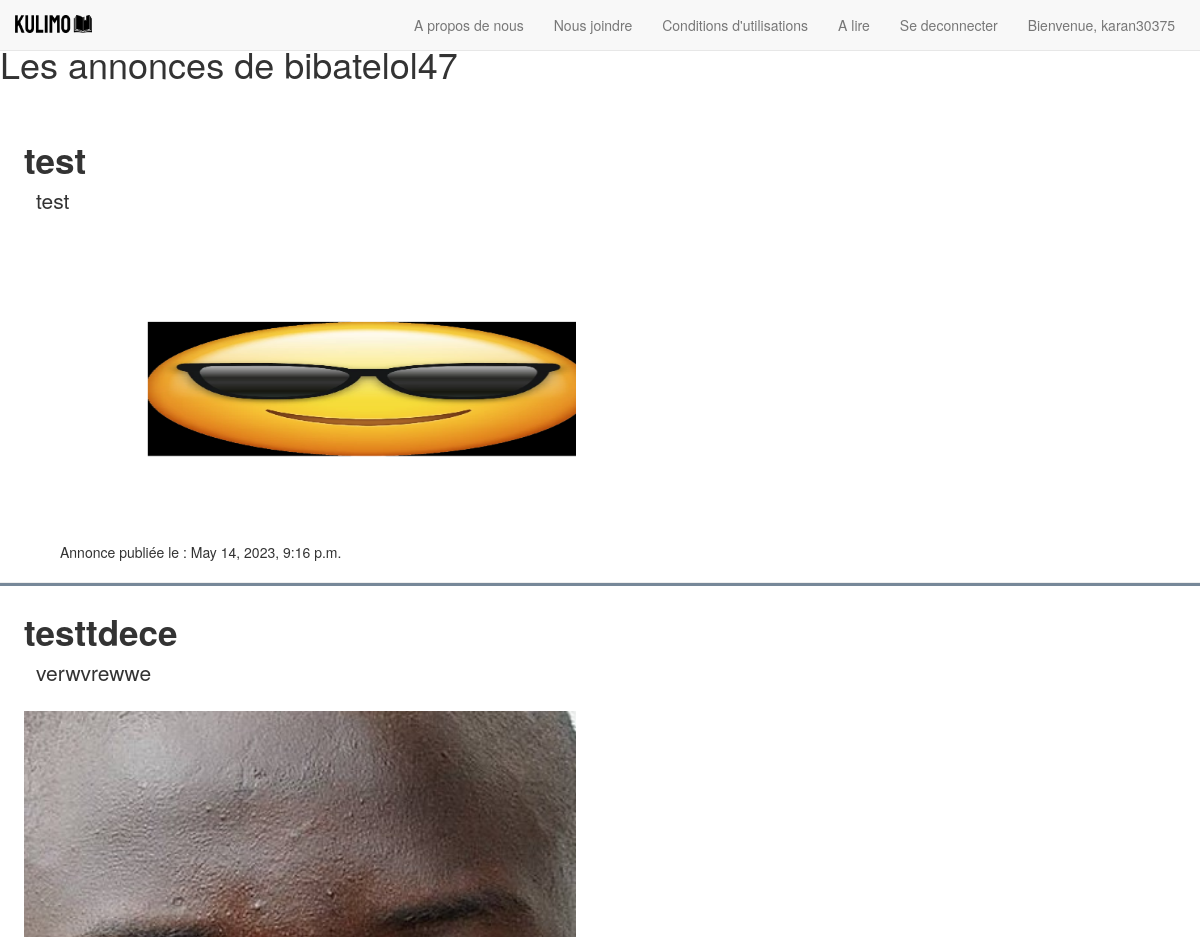
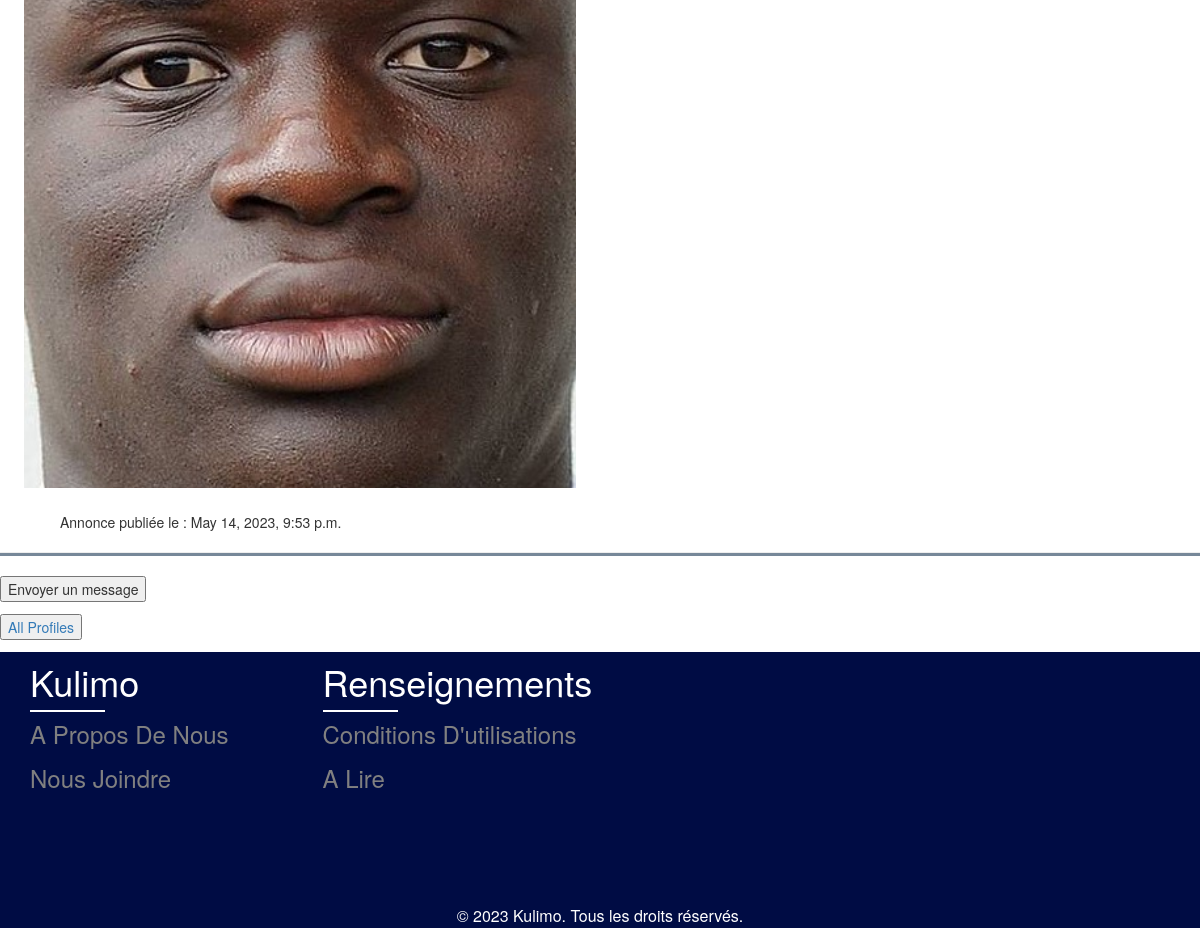
Page /profile/4 (signed in) on the committed database (2 pictures, top to bottom).
### accueil/models.py (models this page shows, shortened)
class Profile(models.Model):
    user = models.OneToOneField(User, on_delete=models.CASCADE)

class UserPost(models.Model):
    user= models.ForeignKey(User, related_name="userposts", on_delete=models.DO_NOTHING)
    title= models.CharField(max_length=100)
    content= models.TextField()
    date_published= models.DateTimeField(auto_now_add=True)
    image= models.ImageField(upload_to='images')
    url= models.SlugField(max_length=500, unique=True, blank=True, editable=False)

### accueil/views.py (the view)
# urls.py: path("profile/<int:pk>", views.profile, name="profile"),
def profile(request, pk):
    profile = Profile.objects.get(pk=pk)
    profile_string = profile.user.username
    username = request.user.username
    roomname = username + profile_string
    return render(request, "profile.html", {"profile": profile, 'username': username, 'roomname': roomname, 'profile_string': profile_string}) # On affiche la template HTML de la page

### accueil/templates/profile.html (shortened to what this page needs)
{% load static %}
<head>
    <link rel="stylesheet" href="https://maxcdn.bootstrapcdn.com/bootstrap/3.4.1/css/bootstrap.min.css">
  </head>
{% include 'navbar.html' %}
{% block content %}
<div class="column">
    <div class="block">
    <h1 class="title is-1" style="padding-top: 2%;">
     Les annonces de {{profile.user.username}}
    </h1>
    <br></br>
    </div>
</div>
<div class="content">
    {% for userpost in profile.user.userposts.all %}
        <div class="box">
            <div class = "col-md-5"></div>
            <div class = "col-md-6"></div>
            <div class = "col-md-1"></div>
            <strong style="font-size: 250% ; padding: 2%;">{{ userpost.title }}</strong>
            <div style="font-size: 150%; padding-left: 3%;">{{ userpost.content }}</div>
            <img style="width: 50%; height: auto; padding: 2%; overflow: hidden; " src="{{ userpost.image.url }}">
            <br>
      <span class="is-small has-text-grey-light" style="padding-left: 5%;" >
               Annonce publiée le : {{ userpost.date_published }}
            </span>
         <hr style="height: 3px; background-color: lightslategray;">
        </div>
    {% endfor %}
</div>
<form id="post-form" method="POST" action="checkview">
    <input type="submit" value="Envoyer un message">
</form>
<div class="block">
<div class="block" style="padding-top: 1%; padding-bottom: 1%;">
  <a href="{% url 'accueil:profile_list' %}">
      <button class="button is-dark is-outlined is-fullwidth">
          All Profiles
      </button>
  </a>
</div>
{% include "master.html" %}
{% endblock content %}

### accueil/templates/navbar.html (shortened to what this page needs)
{% load static %}
{% load crispy_forms_tags %}
<!DOCTYPE html>
<html lang="en">
<head>
  <link rel="stylesheet" href="{% static './css/style.css' %}">
</head>
<body>
    <nav class="navbar navbar-default navbar-fixed-top">
          <div class="navbar-header">
            <a class="navbar-brand" href="/accueil/"><img style="width: 90%; height: 90%;" src = "{% static './img/logo.png' %}" class = "img-fluid"></a>
          </div>
          <div class="collapse navbar-collapse" id="myNavbar">
            <ul class="nav navbar-nav navbar-right" style="padding-right: 25px;">
              <li><a href="{% url 'accueil:aboutUs' %}">A propos de nous</a></li>
              <li><a href="{% url 'accueil:nousJoindre' %}">Nous joindre</a></li>
              <li><a href="{% url 'accueil:conditionsUtilisations' %}">Conditions d'utilisations</a></li>
              <li><a href="{% url 'accueil:a_lire' %}">A lire</a></li>
              {% block content %}
                {% if user.is_authenticated %}
                <li class="nav-item">
                  <a class="nav-link" href="/logout">Se deconnecter</a>
                </li>
                <li class="nav-item">
                  <a class="nav-link" href="#">Bienvenue, {{user.username}}</a>
                </li>
                {% else %}
                <li class="nav-item">
                  <a class="nav-link" href="/login">Se connecter</a>
                </li>
                {% endif %}
              {% endblock content %}
            </ul>
          </div>
      </nav>

### static/css/style.css (style rules this page uses)
* { margin:0 }
body { min-height: 100vh; display: grid; flex-direction: lfr column; }

### rows in the picture
Profile: user.username "bibatelol47"
UserPost: title "test", content "test", image (picture), date_published "May 14, 2023, 9:16 p.m."
UserPost: title "testtdece", content "verwvrewwe", image (picture), date_published "May 14, 2023, 9:53 p.m."

### other values in the picture
{{ user.username }} "karan30375"
